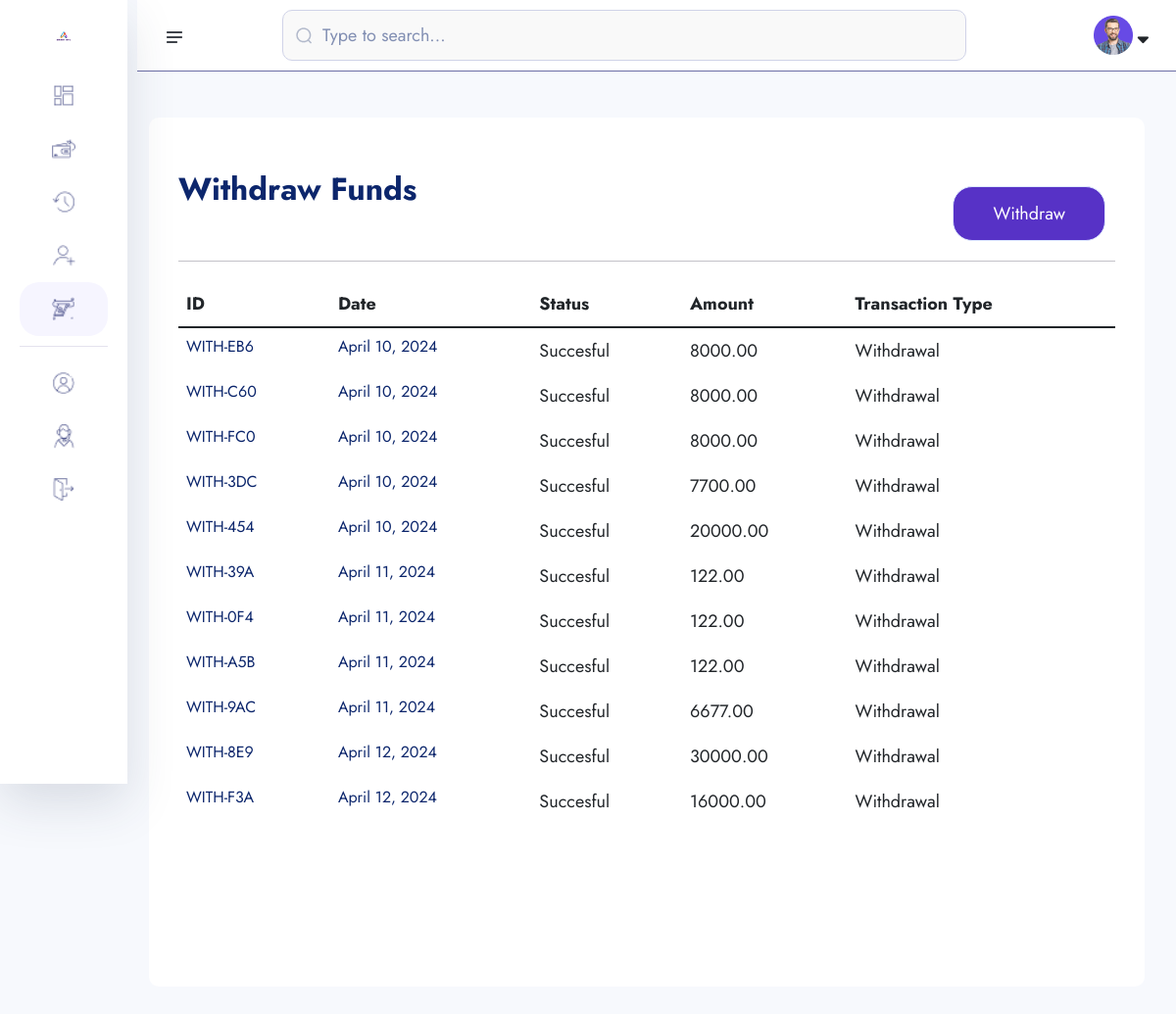
The page /withdraw (signed in) on the database its author committed.
### smartnfc/models.py (models this page shows, shortened)
class Withdraw(models.Model):
    date = models.DateField(default=timezone.now, blank=True)
    trans_id = models.CharField(max_length=50, unique=True, blank=True)
    amount_deposit = models.DecimalField(max_digits=10, decimal_places=2, blank=True)
    currency = models.CharField(max_length=50, blank=True)
    source = models.CharField(max_length=100, blank=True)
    user = models.ForeignKey(User, on_delete=models.CASCADE, blank=True)
    wallet = models.ForeignKey(Wallet, on_delete=models.CASCADE, related_name='withdraw', blank=True)

### smartnfc/views.py (the view, shortened to what this page needs)
# urls.py: path('withdraw', views.withdraw, name='withdraw'),
def withdraw(request):
    withdrawals = Withdraw.objects.filter(user=request.user)
    return render(request, 'withdraw-money.html',{'withdrawals': withdrawals})

### templates/withdraw-money.html (shortened to what this page needs)
{% load static %} {% load static i18n %}
<!doctype html>
<html lang="en">
<head>
    <link rel="stylesheet" href="{% static 'assets/css/bootstrap.min.css' %}">
    <link rel="stylesheet" href="{% static 'assets/css/fontawesome.min.css' %}">
    <link rel="stylesheet" href="{% static 'assets/css/jquery-ui.css' %}">
    <link rel="stylesheet" href="{% static 'assets/css/plugin/apexcharts.css' %}">
    <link rel="stylesheet" href="{% static 'assets/css/plugin/nice-select.css' %}">
    <link rel="stylesheet" href="{% static 'assets/css/arafat-font.css' %}">
    <link rel="stylesheet" href="{% static 'assets/css/plugin/animate.css' %}">
    <link rel="stylesheet" href="{% static 'assets/css/style.css' %}">
    <link rel="stylesheet" href="https://cdn.datatables.net/2.0.3/css/dataTables.dataTables.css">
    <link rel="stylesheet" href="https://cdn.datatables.net/buttons/3.0.1/css/buttons.dataTables.css">
</head>
<body>
    <header class="header-section body-collapse">
        <div class="overlay">
            <div class="container-fruid">
                <div class="row d-flex header-area">
                    <div class="navbar-area d-flex align-items-center justify-content-between">
                        <div class="sidebar-icon">
                            <img src="{% static 'assets/images/icon/menu.png' %}" alt="icon">
                        </div>
                        <form action="#" class="flex-fill">
                            <div class="form-group d-flex align-items-center">
                                <img src="{% static 'assets/images/icon/search.png' %}" alt="icon">
                                <input type="text" placeholder="Type to search...">
                            </div>
                        </form>
                        <div class="dashboard-nav">
                            <div class="single-item user-area">
                                <div class="profile-area d-flex align-items-center">
                                    <span class="user-profile">
                                        <img src="{% static 'assets/images/avatar.png' %}" alt="User">
                                    </span>
                                    <i class="fa-solid fa-sort-down"></i>
                                </div>
                            </div>
                        </div>
                    </div>
                    <div class="sidebar-wrapper">
                        <div class="sidebar-logo">
                            <a href=""><img src="{% static 'assets/images/logo.png' %}" alt="logo"></a>
                        </div>
                        <ul>
                            <li class="">
                                <a href="/dashboard_user">
                                    <img src="{% static 'assets/images/icon/dashboard.png' %}" alt="Dashboard"> <span>Dashboard</span>
                                </a>
                            </li>
                        </ul>
                        <ul>
                            <li class="">
                                <a href="/wallet">
                                    <img src="{% static 'assets/images/icon/pay.png' %}" alt="Dashboard"> <span>Wallet</span>
                                </a>
                            </li>
                        </ul>
                        <ul>
                            <li class="">
                                <a href="/transcations">
                                    <img src="{% static 'assets/images/icon/transactions.png' %}" alt="Dashboard"> <span>Transactions</span>
                                </a>
                            </li>
                        </ul>
                        <ul>
                            <li class="">
                                <a href="/deposit">
                                    <img src="{% static 'assets/images/icon/recipients.png' %}" alt="Dashboard"> <span>Deposit Money</span>
                                </a>
                            </li>
                        </ul>
                        <ul>
                            <li class="active">
                                <a href="/withdraw">
                                    <img src="{% static 'assets/images/icon/withdraw.png' %}" alt="Dashboard"> <span>Withdraw Money</span>
                                </a>
                            </li>
                        </ul>
                        <ul class="bottom-item">
                            <li>
                                <a href="/account">
                                    <img src="{% static 'assets/images/icon/account.png' %}" alt="Account"> <span>Account</span>
                                </a>
                            </li>
                            <li>
                                <a href="">
                                    <img src="{% static 'assets/images/icon/support.png' %}" alt="Support"> <span>Support</span>
                                </a>
                            </li>
                            <li>
                                <a href="/logout">
                                    <img src="{% static 'assets/images/icon/quit.png' %}" alt="Quit"> <span>Quit</span>
                                </a>
                            </li>
                        </ul>
                        <div class="pt-120">
                        </div>
                    </div>
                </div>
            </div>
        </div>
    </header>
   <section class="dashboard-section body-collapse pay step step-3 deposit-money withdraw-money">
    <div class="overlay pt-120">
        <div class="container-fluid">
            <div class="main-content">
                <div class="head-area d-flex align-items-center justify-content-between">
                    <h4>Withdraw Funds</h4>
                    <div class="footer-area mt-40">
                        <a href="javascript:void(0)" class="active" data-bs-toggle="modal" data-bs-target="#recipientsMod">Withdraw</a>
                    </div>
                </div>
                <div class="row pb-120">
                    <div class="col-lg-12 col-md-12">
                        <div class="table-responsive">
                            <table class="table" id="tablewith">
                                <thead>
                                    <tr>
                                        <th scope="col">ID</th>
                                        <th scope="col">Date</th>
                                        <th scope="col">Status</th>
                                        <th scope="col">Amount</th>
                                        <th scope="col">Transaction Type</th>
                                    </tr>
                                </thead>
                                <tbody>
                                    {% for tran in withdrawals %}
                                    <tr class="transaction-row" data-id="{{ tran.trans_id }}">
                                        <td> <p class="mdr">{{ tran.trans_id }}</p></td>
                                        <td class="transaction-date"><p class="mdr">{{ tran.date }}</p></td>
                                        <td class="transaction-status"><p class="mdr"></p>Succesful</p></td>
                                        <td class="transaction-amount"><p class="mdr"></p>{{ tran.amount_deposit}}</p></td>
                                        <td class="transaction-type"><p class="mdr"></p>Withdrawal</p></td>
                                    </tr>
                                    {% endfor %}
                                </tbody>
                            </table>
                        </div>
                    </div>
                </div>
            </div>
        </div>
    </div>
</section>
</body>
</html>

### rows shown on the page
Withdraw: trans_id "WITH-EB6", date "April 10, 2024", amount_deposit "8000.00"
Withdraw: trans_id "WITH-C60", date "April 10, 2024", amount_deposit "8000.00"
Withdraw: trans_id "WITH-FC0", date "April 10, 2024", amount_deposit "8000.00"
Withdraw: trans_id "WITH-3DC", date "April 10, 2024", amount_deposit "7700.00"
Withdraw: trans_id "WITH-454", date "April 10, 2024", amount_deposit "20000.00"
Withdraw: trans_id "WITH-39A", date "April 11, 2024", amount_deposit "122.00"
Withdraw: trans_id "WITH-0F4", date "April 11, 2024", amount_deposit "122.00"
Withdraw: trans_id "WITH-A5B", date "April 11, 2024", amount_deposit "122.00"
Withdraw: trans_id "WITH-9AC", date "April 11, 2024", amount_deposit "6677.00"
Withdraw: trans_id "WITH-8E9", date "April 12, 2024", amount_deposit "30000.00"
Withdraw: trans_id "WITH-F3A", date "April 12, 2024", amount_deposit "16000.00"
